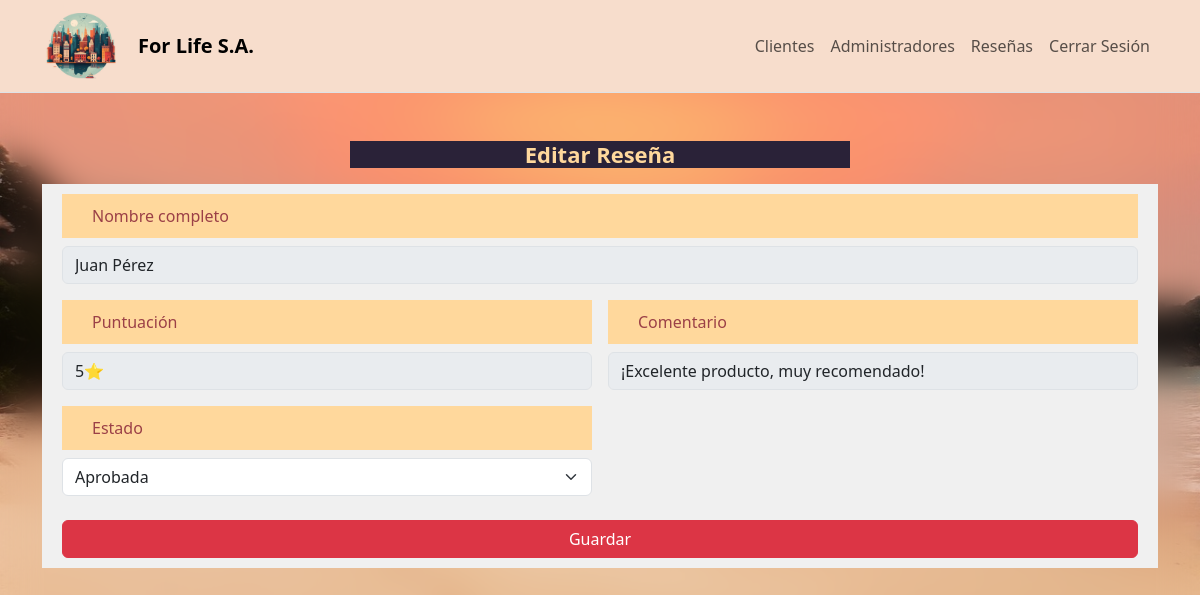
The app's page /admin/reviews/edit.php?id=1 (signed in) with its own data.
### tables this page shows
CREATE TABLE feedback (
  id INT UNSIGNED AUTO_INCREMENT PRIMARY KEY,
  score INT NOT NULL DEFAULT 1,
  customer_id INT UNSIGNED NOT NULL,
  product_id INT UNSIGNED NOT NULL,
  full_name VARCHAR(200) NOT NULL,
  comment VARCHAR(200) NOT NULL,
  status ENUM('Aprobada','Denegada', 'Pendiente') NOT NULL,
  FOREIGN KEY (customer_id) REFERENCES customer(id) ON DELETE CASCADE,
  FOREIGN KEY (product_id) REFERENCES products(id) ON DELETE CASCADE
);

### admin/reviews/edit.php (the view, shortened to what this page needs)
<?php
$mysqli = openConnection();
$sqlreview = 'SELECT * FROM `feedback` WHERE id = ? LIMIT 1';
$reviews = $mysqli->prepare($sqlreview);
$reviews->bind_param("i", $_GET['id']);
$reviews->execute();
$resultadoreviews = $reviews->get_result();
$reviewseleccionado = $resultadoreviews->fetch_assoc();
$validStatuses = ['Aprobada', 'Denegada', 'Pendiente'];
?>
<!DOCTYPE html>
<html lang="es">
<head>
    <link href="https://cdn.jsdelivr.net/npm/bootstrap@5.3.8/dist/css/bootstrap.min.css" rel="stylesheet" />
    <?php include '../../php/components/admin/styles/admin-common-styles.php'; ?>
</head>
<body>
<?php include '../../php/components/admin/nav-bar-admin.php'; ?>
<div class="container py-4 mt-4">
    <div class="d-flex justify-content-between align-items-center mb-3">
        <h4 class="h4 m-auto titulo px-5">Editar Reseña</h4>
  </div>
    <form id="review-edit-form" novalidate>
        <div class="row g-3">
            <div class="col-12">
                <label for="fullName" class="form-label d-flex text-start"><?php echo $lang['nombre_completo']; ?></label>
                <input id="fullName" name="fullName" type="text" class="form-control" value="<?= htmlspecialchars($reviewseleccionado['full_name'] ?? '')?>" disabled />
            </div>
            <div class="col-12 col-md-6">
                <label for="score" class="form-label d-flex text-start">Puntuación</label>
                <input id="score" name="score" type="text" class="form-control" value="<?= htmlspecialchars($reviewseleccionado['score'] ?? '')?>⭐" disabled />
            </div>
            <div class="col-12 col-md-6">
                <label for="comment" class="form-label d-flex text-start">Comentario</label>
                <input id="comment" name="comment" type="text" class="form-control" value="<?= htmlspecialchars($reviewseleccionado['comment'] ?? '')?>" disabled />
            </div>
            <div class="col-12 col-md-6">
                <label for="status" class="form-label d-flex text-start">Estado</label>
                <select id="status" name="status" class="form-select" required>
                    <?php foreach ($validStatuses as $status): ?>
                        <option value="<?php echo $status; ?>"
                            <?php echo ($status === $reviewseleccionado['status']) ? 'selected' : ''; ?>>
                            <?php echo $status; ?>
                        </option>
                    <?php endforeach; ?>
                </select>
            </div>
            <div class="col-12 d-flex justify-content-end pt-2">
                <button
                    type="submit"
                    class="btn btn-danger w-100 px-4"
                    id="btn-save-status" >
                    <?php echo $lang['boton_guardar_cambios'] ?>
                </button>
            </div>
        </div>
    </form>
</div>
</body>
</html>

### assets/css/admin/footer.css (style rules this page uses)
.titulo { color: #ffd89c !important; font-size: 22px; font-weight: bold; width: 100%; margin: 0 auto; background: #2a2238 !important; max-width: 500px; text-align: center; }
body { background: url("/for-life/assets/img/costa-rica.jpg") no-repeat; background-size: cover; width: 100%; background-attachment: fixed; backdrop-filter: blur(18px); -webkit-backdrop-filter: blur(18px); height: 100vh; }
form, .table-responsive { background: #f0f0f0; padding: 10px 20px; }
form label { background: #ffd89c !important; color:#9b4047; padding: 10px 30px; max-width: none; text-align: start; width: 100%; }
form { background: #4e89d8; }

### records on screen
feedback: fullName "Juan Pérez", score "5⭐", comment "¡Excelente producto, muy recomendado!", status "Aprobada"

### other values on screen
$lang['nombre_completo'] "Nombre completo"
$lang['boton_guardar_cambios'] "Guardar"
